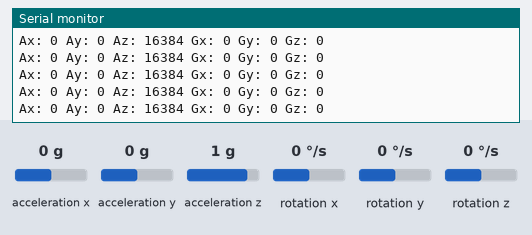
Bench run of a sketch on a simulated Arduino Uno, built with avr-gcc and run on an emulated ATmega328P. On the bench: the last lines printed to the serial monitor. The test bench sets the inputs (shaded band); at power-on: acceleration x 0 g, acceleration y 0 g, acceleration z 1 g, rotation x 0 °/s, rotation y 0 °/s, rotation z 0 °/s.

Above: at 1.2 s.
1.3 s: acceleration x set to -1.4 g
At 1.37 s:
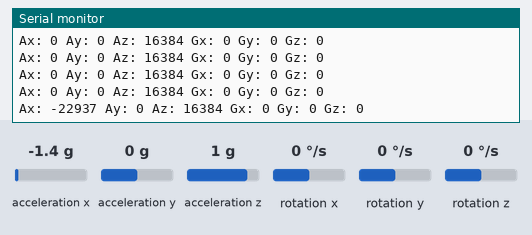
2.8 s: acceleration y set to -1.4 g
At 2.84 s:
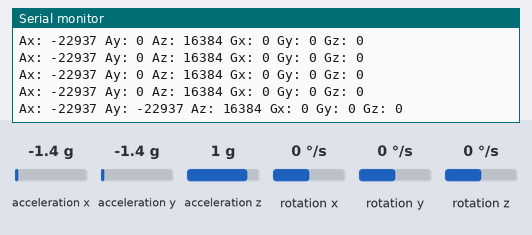
4.3 s: acceleration z set to -1.4 g
At 4.31 s:
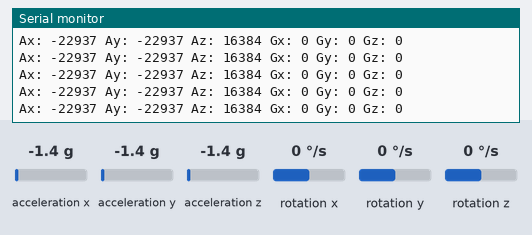
5.8 s: rotation x set to -192 °/s
At 5.89 s:
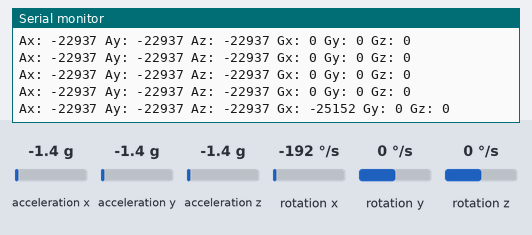
7.3 s: rotation y set to -192 °/s
At 7.37 s:
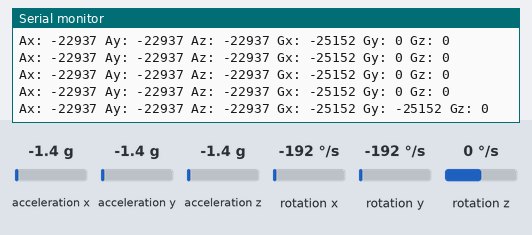
8.8 s: acceleration x set to 0 g
At 8.85 s:
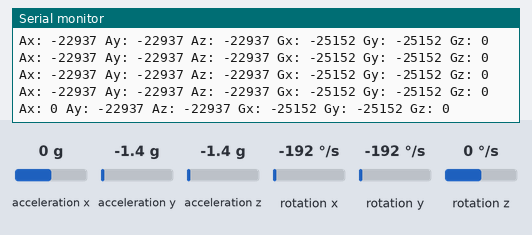

The sketch:

basic.ino
```cpp
#include "I2Cdev.h"
#include "MPU6050.h"

MPU6050 mpu;

void setup() {
  // Initialize Serial communication
  Serial.begin(115200);

  // Initialize the 'Wire' class for the I2C bus
  Wire.begin();

  // Initialize MPU6050
  Serial.println("Initialize MPU6050");
  mpu.initialize();
  Serial.println(mpu.testConnection() ? "Connected" : "Connection failed");
}

void loop() {
  // Get current values from MPU6050
  int16_t ax, ay, az, gx, gy, gz;
  mpu.getMotion6(&ax, &ay, &az, &gx, &gy, &gz);

  // Print out values to console
  Serial.print("Ax: "); Serial.print(ax);
  Serial.print(" Ay: "); Serial.print(ay);
  Serial.print(" Az: "); Serial.print(az);
  Serial.print(" Gx: "); Serial.print(gx);
  Serial.print(" Gy: "); Serial.print(gy);
  Serial.print(" Gz: "); Serial.println(gz);

  // Wait before taking new readings
  delay(100);
}
```

Measured:
- after the input at 1.3 s, the serial monitor: prints a new line after 0.07 s (image 1)
- after the input at 2.8 s, the serial monitor: prints a new line at once (image 2)
- after the input at 5.8 s, the serial monitor: prints a new line after 0.09 s (image 4)
- after the input at 7.3 s, the serial monitor: prints a new line after 0.07 s (image 5)
- after the input at 8.8 s, the serial monitor: prints a new line after 0.05 s (image 6)
